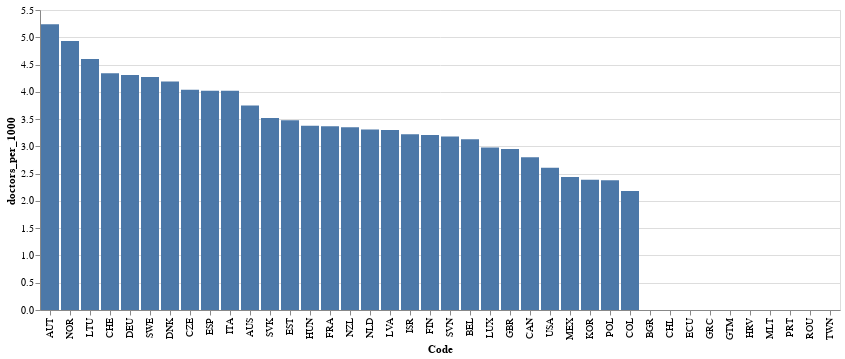

Notebook source saved alongside this figure:
### Code cell
doctors_per_1000_plot

### Figure 1 — Vega-Lite specification as saved in the notebook (floating-point values rounded to 4 significant figures)
{"config": {"view": {"continuousWidth": 400, "continuousHeight": 300}}, "data": {"name": "data-550efc209ea537f617ed51231bc5bc67"}, "mark": "bar", "encoding": {"tooltip": {"type": "nominal", "field": "Code"}, "x": {"type": "nominal", "field": "Code", "sort": {"field": "doctors_per_1000", "order": "descending"}}, "y": {"type": "quantitative", "field": "doctors_per_1000"}}, "width": 800, "$schema": "https://vega.github.io/schema/vega-lite/v4.8.1.json", "datasets": {"data-550efc209ea537f617ed51231bc5bc67": [{"Code": "COL", "doctors_per_1000": 2.18}, {"Code": "POL", "doctors_per_1000": 2.38}, {"Code": "KOR", "doctors_per_1000": 2.39}, {"Code": "MEX", "doctors_per_1000": 2.44}, {"Code": "USA", "doctors_per_1000": 2.61}, {"Code": "CAN", "doctors_per_1000": 2.8}, {"Code": "GBR", "doctors_per_1000": 2.95}, {"Code": "LUX", "doctors_per_1000": 2.98}, {"Code": "BEL", "doctors_per_1000": 3.13}, {"Code": "SVN", "doctors_per_1000": 3.18}, {"Code": "FIN", "doctors_per_1000": 3.21}, {"Code": "ISR", "doctors_per_1000": 3.22}, {"Code": "LVA", "doctors_per_1000": 3.3}, {"Code": "NLD", "doctors_per_1000": 3.31}, {"Code": "NZL", "doctors_per_1000": 3.35}, {"Code": "FRA", "doctors_per_1000": 3.37}, {"Code": "HUN", "doctors_per_1000": 3.38}, {"Code": "EST", "doctors_per_1000": 3.48}, {"Code": "SVK", "doctors_per_1000": 3.52}, {"Code": "AUS", "doctors_per_1000": 3.75}, {"Code": "ITA", "doctors_per_1000": 4.02}, {"Code": "ESP", "doctors_per_1000": 4.02}, {"Code": "CZE", "doctors_per_1000": 4.04}, {"Code": "DNK", "doctors_per_1000": 4.19}, {"Code": "SWE", "doctors_per_1000": 4.27}, {"Code": "DEU", "doctors_per_1000": 4.31}, {"Code": "CHE", "doctors_per_1000": 4.34}, {"Code": "LTU", "doctors_per_1000": 4.6}, {"Code": "NOR", "doctors_per_1000": 4.93}, {"Code": "AUT", "doctors_per_1000": 5.24}, {"Code": "BGR", "doctors_per_1000": null}, {"Code": "CHL", "doctors_per_1000": null}, {"Code": "ECU", "doctors_per_1000": null}, {"Code": "GRC", "doctors_per_1000": null}, {"Code": "GTM", "doctors_per_1000": null}, {"Code": "HRV", "doctors_per_1000": null}, {"Code": "MLT", "doctors_per_1000": null}, {"Code": "PRT", "doctors_per_1000": null}, {"Code": "ROU", "doctors_per_1000": null}, {"Code": "TWN", "doctors_per_1000": null}]}}
